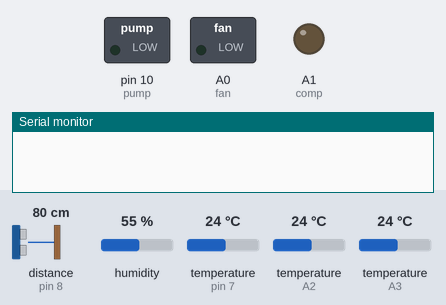
Recording of a sketch running on a simulated Arduino Uno, built with avr-gcc and run on an emulated ATmega328P. Shown: switched loads named in the sketch (green lamp = pin HIGH), output pins drawn as LEDs (lit = HIGH), the last lines printed to the serial monitor. The test bench sets the inputs (shaded band); at power-on: distance to the obstacle (sensor on pin 8) 80 cm, humidity 55 %, temperature (sensors on pin 7, A2, A3) 24 °C. The echo pulse lasts 58.3 µs per cm; pins used as bus, display or sensor lines are not drawn.

Above: at 0.1 s.
At 28.7 s:
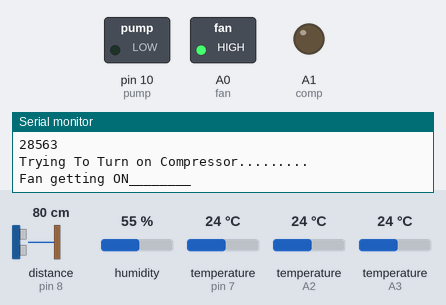
Timing chart, 0 to 30.2 s (numbered marks = the images above):
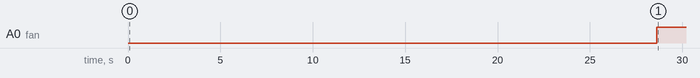

Measured:
- by itself, A0 (fan): LOW → HIGH at 28.6 s

The sketch:

nano_program.ino
```cpp
#include <SoftwareSerial.h>
#include <OneWire.h>
#include <DallasTemperature.h>
#include <DHT.h>
#include <DHT_U.h>

SoftwareSerial s(12, 11);


#define trigPin 9
#define echoPin 8
#define temp3 A3
#define temp2 A2
#define DHT1PIN 7
#define DHT1TYPE DHT22
#define wifi_rst_btn 6
#define comp A1
#define pump 10
#define fan A0
#define disPin 2
#define tHeight 25

OneWire oneWire1(temp3);
DallasTemperature sensors1(&oneWire1);
OneWire oneWire2(temp2);
DallasTemperature sensors2(&oneWire2);

DHT dht1(DHT1PIN, DHT1TYPE);

long duration, distance;
unsigned long lastOffTime = 0;
unsigned long compOnTime = 0;
unsigned long lastChecked = 0;
unsigned long fanOnTime = 0;
unsigned long fanOffTime = 0;
unsigned long dispenseTime = 0;

short m = 150;
int tempC1;
int tempC2;
int temp;
int humid;

void setup() {
  delay(5000);  //for stabilization of power

  Serial.begin(9600);
  s.begin(9600);
  sensors1.begin();
  sensors2.begin();
  dht1.begin();
  delay(500);

  pinMode(wifi_rst_btn, OUTPUT);
  Serial.println("Resetting Wifi");
  digitalWrite(wifi_rst_btn, HIGH);
  delay(300);
  digitalWrite(wifi_rst_btn, LOW);
  delay(20000);

  pinMode(trigPin, OUTPUT);
  pinMode(echoPin, INPUT);
  pinMode(comp, OUTPUT);
  pinMode(pump, OUTPUT);
  pinMode(fan, OUTPUT);
  pinMode(disPin, INPUT);
  digitalWrite(disPin, HIGH);
  delay(200);
}

void loop()
{
  sensors2.requestTemperatures();
  int tempC2 = sensors2.getTempCByIndex(0);
  if (tempC2 >= 70 && tempC2 < 100)
  {
    turnOffComp();
    turnOffComp();
    turnOffComp();
    Serial.println("The Temperature Was above 65 degree Celcius");
    delay(600000);
  }

  unsigned long interval = millis() - lastChecked;
  if (interval < 0)
    lastChecked = 0;
  if (interval > 3000)
  {
    sensors1.requestTemperatures();
    sensors2.requestTemperatures();
    tempC1 = sensors1.getTempCByIndex(0);
    tempC2 = sensors2.getTempCByIndex(0);
    temp = dht1.readTemperature();
    humid = dht1.readHumidity() - 3;
    humid = humid * 0.94;
    distanceMeasure();

    Serial.print("The Ambient Temperature is "); Serial.println(temp);
    Serial.print("The Ambient Humidity is "); Serial.println(humid);
    Serial.print("The Evaporating Temperature is "); Serial.println(tempC1);
    Serial.print("The Liquid Line Temperature is "); Serial.println(tempC2);
    Serial.print("The Tank Level is "); Serial.println(measureHeight(distance));
    if (m >= 2)
    {

      s.print("field1=" + String(temp) + "&field2=" + String(humid) + "&field3=" + String(measureHeight(distance))
              + "&field4=" + String(digitalRead(comp))   + "&field6="  + String(tempC1) + "&field7=" + String(tempC2));
      Serial.println("logging data............");
      m = 0;
    }
    else
    {
      m++;
    }
    compressor();
    lastChecked = millis();
  }
  delay(100);
}

void compressor()
{
  Serial.println("Checking Compressor................");
  unsigned long interval = millis() - lastOffTime;
  if (interval < 0)
  {
    lastOffTime = 0;
  }
  Serial.println(interval);
  if (distance >= 5 && distance <100 && digitalRead(comp) != 1) // dalay to turn on the compressor is ten sec for now and will be changed after according to the condition
  {
    Serial.println("Trying To Turn on Compressor.........");
    if (digitalRead(fan) != 1)
    {
      digitalWrite(fan, HIGH);
      fanOnTime = millis();
      Serial.println("Fan getting ON________");
    }
    else if (((millis() - fanOnTime) > 120000) && interval > 120000)
    {
      digitalWrite(comp, HIGH);
      Serial.println("Compressor getting ON_______");
    }
  }
  else if (digitalRead(comp) != 0 && (distance <= 3 || distance > 100 ))
  {
    turnOffComp();
    compOnTime = 60000;
  }
  else if (digitalRead(fan) == 1 && digitalRead(comp) == 0 && interval > 120000 && distance < 5)
  {
    digitalWrite(fan, LOW);
    Serial.println("Fan getting OFF________");
  }
  else
  {
    Serial.println("Compressor and Fan state is unaltered");
  }
}

void dispense()
{
  if (distance < 45)
    digitalWrite(pump, HIGH);
  else
    digitalWrite(pump, LOW);
}

void distanceMeasure()
{
  digitalWrite(trigPin, LOW);  // Added this line
  delayMicroseconds(2); // Added this line
  digitalWrite(trigPin, HIGH);
  delayMicroseconds(10); // Added this line
  digitalWrite(trigPin, LOW);
  duration = pulseIn(echoPin, HIGH);
  distance = (duration / 2) / 29.1;
  Serial.println("The Distance is ");
  Serial.println(distance);
}
short measureHeight(int d)
{
  Serial.println("Measuring Tank level");
  Serial.println(d);
  short measure = ((d) / 25.0) * 100.00;
  if (measure > 100 || measure < 0)
    return (00);
  else
    return ((100 - measure));
}
void turnOffComp()
{
  digitalWrite(comp, LOW);
  lastOffTime = millis();
  Serial.println("Compressor getting OFF_________");

}
```
